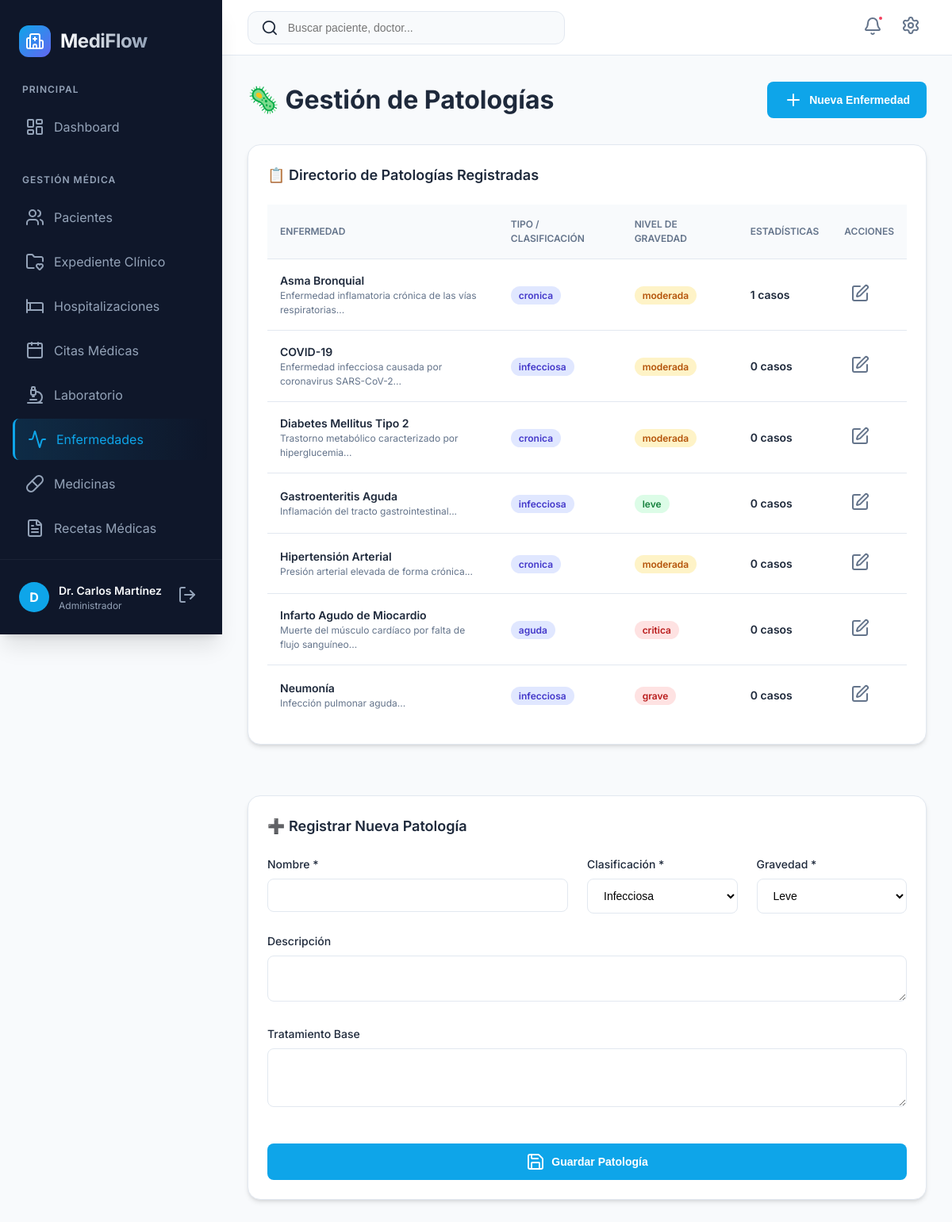
The app's page /enfermedades.php (signed in) with its own data.
### tables this page shows
CREATE TABLE `enfermedad` (
  `codigoenfermedad` int(11) NOT NULL AUTO_INCREMENT,
  `nombreenfermedad` varchar(150) NOT NULL,
  `descripcion` text DEFAULT NULL,
  `tipo` enum('infecciosa','cronica','aguda','degenerativa','mental','otra') DEFAULT 'otra',
  `nivel_gravedad` enum('leve','moderada','grave','critica') DEFAULT 'leve',
  `tratamiento_recomendado` text DEFAULT NULL,
  `created_at` timestamp NOT NULL DEFAULT current_timestamp(),
  PRIMARY KEY (`codigoenfermedad`),
  KEY `idx_nombre` (`nombreenfermedad`),
  KEY `idx_tipo` (`tipo`)
);

### enfermedades.php (the view, shortened to what this page needs)
<?php
require_once("includes/db.php");
$enfermedadesQuery = $conn->query("
    SELECT
        e.*,
        COUNT(DISTINCT h.codigohospitalizacion) as total_casos
    FROM enfermedad e
    LEFT JOIN hospitalizacion h ON e.codigoenfermedad = h.codigoenfermedad
    GROUP BY e.codigoenfermedad
    ORDER BY e.nombreenfermedad
");
$enfermedadesList = [];
while($row = $enfermedadesQuery->fetch_assoc()) $enfermedadesList[] = $row;
?>
<?php
require_once("includes/header.php");
require_once("includes/sidebar.php");
?>
<div class="card-header" style="margin-bottom: 2rem;">
    <h1 style="margin: 0;">🦠 Gestión de Patologías</h1>
    <button class="btn btn-primary" onclick="document.getElementById('formEnfermedad').scrollIntoView({behavior: 'smooth'})">
        <i data-lucide="plus"></i> Nueva Enfermedad
    </button>
</div>
<div style="display: grid; grid-template-columns: 1fr; gap: 2rem;">
    <div class="card">
        <div class="card-header">
            <h2 class="card-title">📋 Directorio de Patologías Registradas</h2>
        </div>
        <div class="table-container">
            <table>
                <thead>
                    <tr>
                        <th>Enfermedad</th>
                        <th>Tipo / Clasificación</th>
                        <th>Nivel de Gravedad</th>
                        <th>Estadísticas</th>
                        <th>Acciones</th>
                    </tr>
                </thead>
                <tbody>
                    <?php if ($enfermedadesList): foreach($enfermedadesList as $e): ?>
                            <tr>
                                <td>
                                    <div style="font-weight: 600;"><?= htmlspecialchars($e['nombreenfermedad']) ?></div>
                                    <div style="font-size: 0.75rem; color: var(--text-muted); max-width: 300px;"><?= htmlspecialchars(substr($e['descripcion'], 0, 80)) ?>...</div>
                                </td>
                                <td><span class="badge badge-info"><?= htmlspecialchars($e['tipo']) ?></span></td>
                                <td>
                                    <?php
                                    $bg = 'badge-secondary';
                                    if($e['nivel_gravedad']=='leve') $bg='badge-success';
                                    elseif($e['nivel_gravedad']=='moderada') $bg='badge-warning';
                                    elseif($e['nivel_gravedad']=='grave' || $e['nivel_gravedad']=='critica') $bg='badge-danger';
                                    ?>
                                    <span class="badge <?= $bg ?>"><?= htmlspecialchars($e['nivel_gravedad']) ?></span>
                                </td>
                                <td><div style="font-weight: 600;"><?= $e['total_casos'] ?> casos</div></td>
                                <td>
                                    <button class="icon-btn" onclick="abrirEditar(<?= htmlspecialchars(json_encode($e)) ?>)" title="Editar">
                                        <i data-lucide="edit"></i>
                                    </button>
                                </td>
                            </tr>
                        <?php endforeach; else: ?>
                        <tr><td colspan="5" style="text-align: center; padding: 3rem; color: var(--text-muted);">No hay enfermedades registradas.</td></tr>
                    <?php endif; ?>
                </tbody>
            </table>
        </div>
    </div>
    <div class="card" id="formEnfermedad">
        <div class="card-header"><h2 class="card-title">➕ Registrar Nueva Patología</h2></div>
        <form method="post">
            <div style="display: grid; grid-template-columns: 2fr 1fr 1fr; gap: 1.5rem;">
                <div class="form-group"><label class="form-label">Nombre *</label><input type="text" name="nombreenfermedad" class="form-control" required></div>
                <div class="form-group"><label class="form-label">Clasificación *</label><select name="tipo" class="form-control" required><option value="infecciosa">Infecciosa</option></select></div>
                <div class="form-group"><label class="form-label">Gravedad *</label><select name="nivel_gravedad" class="form-control" required><option value="leve">Leve</option></select></div>
            </div>
            <div class="form-group"><label class="form-label">Descripción</label><textarea name="descripcion" class="form-control" rows="2"></textarea></div>
            <div class="form-group"><label class="form-label">Tratamiento Base</label><textarea name="tratamiento_recomendado" class="form-control" rows="3"></textarea></div>
            <button type="submit" class="btn btn-primary" style="width: 100%; margin-top: 1rem;"><i data-lucide="save"></i> Guardar Patología</button>
        </form>
    </div>
</div>
<?php require_once("includes/footer.php"); ?>

### css/style.css (style rules this page uses)
:root { --primary: #0ea5e9; --primary-hover: #0284c7; --secondary: #6366f1; --accent: #f43f5e; --success: #10b981; --warning: #f59e0b; --error: #ef4444; --info: #3b82f6; --bg-main: #f8fafc; --bg-surface: #ffffff; --bg-sidebar: #0f172a; --text-main: #1e293b; --text-muted: #64748b; --text-light: #94a3b8; --text-on-dark: #f8fafc; --border: #e2e8f0; --shadow-sm: 0 1px 2px 0 rgb(0 0 0 / 0.05); --shadow: 0 4px 6px -1px rgb(0 0 0 / 0.1), 0 2px 4px -2px rgb(0 0 0 / 0.1); --shadow-md: 0 10px 15px -3px rgb(0 0 0 / 0.1), 0 4px 6px -4px rgb(0 0 0 / 0.1); --shadow-lg: 0 20px 25px -5px rgb(0 0 0 / 0.1), 0 8px 10px -6px rgb(0 0 0 / 0.1); --radius-sm: 0.375rem; --radius: 0.5rem; --radius-md: 0.75rem; --radius-lg: 1rem; --radius-xl: 1.5rem; --sidebar-width: 280px; --header-height: 70px; }
* { margin: 0; padding: 0; box-sizing: border-box; }
body { font-family: 'Inter', sans-serif; background-color: var(--bg-main); color: var(--text-main); line-height: 1.5; -webkit-font-smoothing: antialiased; }
.icon-btn { background: none; border: none; padding: 0.5rem; border-radius: var(--radius); color: var(--text-muted); cursor: pointer; position: relative; }
.card { background-color: var(--bg-surface); border-radius: var(--radius-lg); box-shadow: var(--shadow); padding: 1.5rem; margin-bottom: 2rem; border: 1px solid var(--border); }
.card-header { display: flex; align-items: center; justify-content: space-between; margin-bottom: 1.5rem; }
.card-title { font-size: 1.125rem; font-weight: 600; }
.table-container { width: 100%; overflow-x: auto; }
table { width: 100%; border-collapse: collapse; }
th { text-align: left; padding: 1rem; font-size: 0.75rem; font-weight: 600; text-transform: uppercase; color: var(--text-muted); border-bottom: 1px solid var(--border); background-color: #f8fafc; }
td { padding: 1rem; font-size: 0.875rem; border-bottom: 1px solid var(--border); }
tr:last-child td { border-bottom: none; }
.badge { padding: 0.25rem 0.625rem; border-radius: 9999px; font-size: 0.75rem; font-weight: 600; }
.badge-success { background: #dcfce7; color: #15803d; }
.badge-warning { background: #fef3c7; color: #b45309; }
.badge-danger { background: #fee2e2; color: #b91c1c; }
.badge-info { background: #e0e7ff; color: #4338ca; }
.btn { display: inline-flex; align-items: center; justify-content: center; gap: 0.5rem; padding: 0.625rem 1.25rem; border-radius: var(--radius); font-size: 0.875rem; font-weight: 600; cursor: pointer; transition: all 0.2s ease; border: 1px solid transparent; }
.btn-primary { background-color: var(--primary); color: white; }
.form-group { margin-bottom: 1.5rem; }
.form-label { display: block; font-size: 0.875rem; font-weight: 500; margin-bottom: 0.5rem; }
.form-control { width: 100%; padding: 0.75rem 1rem; border: 1px solid var(--border); border-radius: var(--radius); font-size: 0.875rem; transition: all 0.2s ease; background-color: var(--bg-surface); }

### records on screen
enfermedad: nombreenfermedad "Asma Bronquial", descripcion "Enfermedad inflamatoria crónica de las vías respiratorias", tipo "cronica", nivel_gravedad "moderada", total_casos "1"
enfermedad: nombreenfermedad "COVID-19", descripcion "Enfermedad infecciosa causada por coronavirus SARS-CoV-2", tipo "infecciosa", nivel_gravedad "moderada", total_casos "0"
enfermedad: nombreenfermedad "Diabetes Mellitus Tipo 2", descripcion "Trastorno metabólico caracterizado por hiperglucemia", tipo "cronica", nivel_gravedad "moderada", total_casos "0"
enfermedad: nombreenfermedad "Gastroenteritis Aguda", descripcion "Inflamación del tracto gastrointestinal", tipo "infecciosa", nivel_gravedad "leve", total_casos "0"
enfermedad: nombreenfermedad "Hipertensión Arterial", descripcion "Presión arterial elevada de forma crónica", tipo "cronica", nivel_gravedad "moderada", total_casos "0"
enfermedad: nombreenfermedad "Infarto Agudo de Miocardio", descripcion "Muerte del músculo cardíaco por falta de flujo sanguíneo", tipo "aguda", nivel_gravedad "critica", total_casos "0"
enfermedad: nombreenfermedad "Neumonía", descripcion "Infección pulmonar aguda", tipo "infecciosa", nivel_gravedad "grave", total_casos "0"

### other values on screen
substr($nombreEmpleado, 0, 1) "D"
$nombreEmpleado "Dr. Carlos Martínez"
getRolNameHeader($rol) "Administrador"
